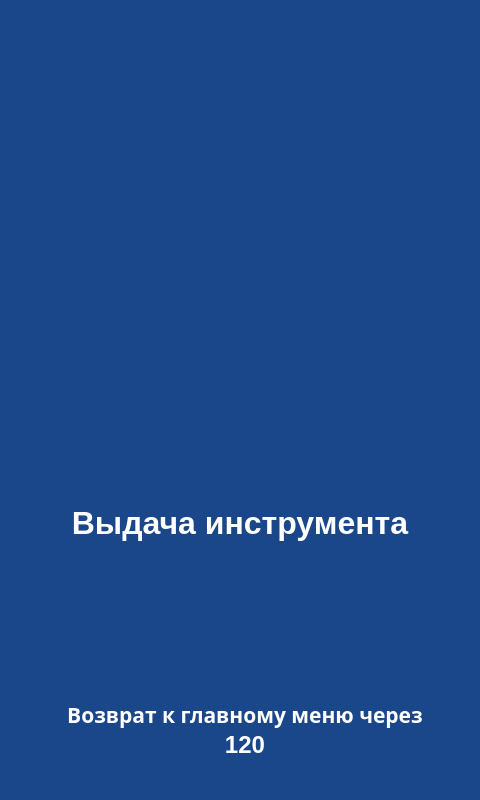
<?xml version="1.0" encoding="UTF-8"?>
<ui version="4.0">
 <class>screen_32_wait</class>
 <widget class="QWidget" name="screen_32_wait">
  <property name="geometry">
   <rect>
    <x>0</x>
    <y>0</y>
    <width>480</width>
    <height>800</height>
   </rect>
  </property>
  <property name="windowTitle">
   <string>screen_32_wait</string>
  </property>
  <property name="styleSheet">
   <string notr="true">QWidget{
	background-color: #1A4789;
}
QLabel {
	background: none;
	color: #FFFFFF;
	border-width: 0px;
	border-radius: 0px;
}
#background {
	color: #FFFFFF;
	background-color: #1A4789;
	border-width: 2px;
	border-style: groove;
	border-color: #ff9923;
	border-radius: 0px;
}
QPushButton {
	color: #000000;
	background-color: #86B7F4;
	border-width: 2px;
	border-style: outset;
	border-color: #EAA657;
	border-radius: 10px;
}</string>
  </property>
  <widget class="QLabel" name="lbl_info_1">
   <property name="geometry">
    <rect>
     <x>15</x>
     <y>500</y>
     <width>450</width>
     <height>45</height>
    </rect>
   </property>
   <property name="palette">
    <palette>
     <active>
      <colorrole role="WindowText">
       <brush brushstyle="SolidPattern">
        <color alpha="255">
         <red>255</red>
         <green>255</green>
         <blue>255</blue>
        </color>
       </brush>
      </colorrole>
      <colorrole role="Button">
       <brush brushstyle="LinearGradientPattern">
        <gradient startx="0.000000000000000" starty="0.000000000000000" endx="1.000000000000000" endy="0.000000000000000" type="LinearGradient" spread="PadSpread" coordinatemode="ObjectBoundingMode">
         <gradientstop position="0.000000000000000">
          <color alpha="0">
           <red>0</red>
           <green>0</green>
           <blue>0</blue>
          </color>
         </gradientstop>
         <gradientstop position="1.000000000000000">
          <color alpha="0">
           <red>255</red>
           <green>255</green>
           <blue>255</blue>
          </color>
         </gradientstop>
        </gradient>
       </brush>
      </colorrole>
      <colorrole role="Text">
       <brush brushstyle="SolidPattern">
        <color alpha="255">
         <red>255</red>
         <green>255</green>
         <blue>255</blue>
        </color>
       </brush>
      </colorrole>
      <colorrole role="ButtonText">
       <brush brushstyle="SolidPattern">
        <color alpha="255">
         <red>255</red>
         <green>255</green>
         <blue>255</blue>
        </color>
       </brush>
      </colorrole>
      <colorrole role="Base">
       <brush brushstyle="LinearGradientPattern">
        <gradient startx="0.000000000000000" starty="0.000000000000000" endx="1.000000000000000" endy="0.000000000000000" type="LinearGradient" spread="PadSpread" coordinatemode="ObjectBoundingMode">
         <gradientstop position="0.000000000000000">
          <color alpha="0">
           <red>0</red>
           <green>0</green>
           <blue>0</blue>
          </color>
         </gradientstop>
         <gradientstop position="1.000000000000000">
          <color alpha="0">
           <red>255</red>
           <green>255</green>
           <blue>255</blue>
          </color>
         </gradientstop>
        </gradient>
       </brush>
      </colorrole>
      <colorrole role="Window">
       <brush brushstyle="LinearGradientPattern">
        <gradient startx="0.000000000000000" starty="0.000000000000000" endx="1.000000000000000" endy="0.000000000000000" type="LinearGradient" spread="PadSpread" coordinatemode="ObjectBoundingMode">
         <gradientstop position="0.000000000000000">
          <color alpha="0">
           <red>0</red>
           <green>0</green>
           <blue>0</blue>
          </color>
         </gradientstop>
         <gradientstop position="1.000000000000000">
          <color alpha="0">
           <red>255</red>
           <green>255</green>
           <blue>255</blue>
          </color>
         </gradientstop>
        </gradient>
       </brush>
      </colorrole>
      <colorrole role="PlaceholderText">
       <brush brushstyle="NoBrush">
        <color alpha="128">
         <red>255</red>
         <green>255</green>
         <blue>255</blue>
        </color>
       </brush>
      </colorrole>
     </active>
     <inactive>
      <colorrole role="WindowText">
       <brush brushstyle="SolidPattern">
        <color alpha="255">
         <red>255</red>
         <green>255</green>
         <blue>255</blue>
        </color>
       </brush>
      </colorrole>
      <colorrole role="Button">
       <brush brushstyle="LinearGradientPattern">
        <gradient startx="0.000000000000000" starty="0.000000000000000" endx="1.000000000000000" endy="0.000000000000000" type="LinearGradient" spread="PadSpread" coordinatemode="ObjectBoundingMode">
         <gradientstop position="0.000000000000000">
          <color alpha="0">
           <red>0</red>
           <green>0</green>
           <blue>0</blue>
          </color>
         </gradientstop>
         <gradientstop position="1.000000000000000">
          <color alpha="0">
           <red>255</red>
           <green>255</green>
           <blue>255</blue>
          </color>
         </gradientstop>
        </gradient>
       </brush>
      </colorrole>
      <colorrole role="Text">
       <brush brushstyle="SolidPattern">
        <color alpha="255">
         <red>255</red>
         <green>255</green>
         <blue>255</blue>
        </color>
       </brush>
      </colorrole>
      <colorrole role="ButtonText">
       <brush brushstyle="SolidPattern">
        <color alpha="255">
         <red>255</red>
         <green>255</green>
         <blue>255</blue>
        </color>
       </brush>
      </colorrole>
      <colorrole role="Base">
       <brush brushstyle="LinearGradientPattern">
        <gradient startx="0.000000000000000" starty="0.000000000000000" endx="1.000000000000000" endy="0.000000000000000" type="LinearGradient" spread="PadSpread" coordinatemode="ObjectBoundingMode">
         <gradientstop position="0.000000000000000">
          <color alpha="0">
           <red>0</red>
           <green>0</green>
           <blue>0</blue>
          </color>
         </gradientstop>
         <gradientstop position="1.000000000000000">
          <color alpha="0">
           <red>255</red>
           <green>255</green>
           <blue>255</blue>
          </color>
         </gradientstop>
        </gradient>
       </brush>
      </colorrole>
      <colorrole role="Window">
       <brush brushstyle="LinearGradientPattern">
        <gradient startx="0.000000000000000" starty="0.000000000000000" endx="1.000000000000000" endy="0.000000000000000" type="LinearGradient" spread="PadSpread" coordinatemode="ObjectBoundingMode">
         <gradientstop position="0.000000000000000">
          <color alpha="0">
           <red>0</red>
           <green>0</green>
           <blue>0</blue>
          </color>
         </gradientstop>
         <gradientstop position="1.000000000000000">
          <color alpha="0">
           <red>255</red>
           <green>255</green>
           <blue>255</blue>
          </color>
         </gradientstop>
        </gradient>
       </brush>
      </colorrole>
      <colorrole role="PlaceholderText">
       <brush brushstyle="NoBrush">
        <color alpha="128">
         <red>255</red>
         <green>255</green>
         <blue>255</blue>
        </color>
       </brush>
      </colorrole>
     </inactive>
     <disabled>
      <colorrole role="WindowText">
       <brush brushstyle="SolidPattern">
        <color alpha="255">
         <red>255</red>
         <green>255</green>
         <blue>255</blue>
        </color>
       </brush>
      </colorrole>
      <colorrole role="Button">
       <brush brushstyle="LinearGradientPattern">
        <gradient startx="0.000000000000000" starty="0.000000000000000" endx="1.000000000000000" endy="0.000000000000000" type="LinearGradient" spread="PadSpread" coordinatemode="ObjectBoundingMode">
         <gradientstop position="0.000000000000000">
          <color alpha="0">
           <red>0</red>
           <green>0</green>
           <blue>0</blue>
          </color>
         </gradientstop>
         <gradientstop position="1.000000000000000">
          <color alpha="0">
           <red>255</red>
           <green>255</green>
           <blue>255</blue>
          </color>
         </gradientstop>
        </gradient>
       </brush>
      </colorrole>
      <colorrole role="Text">
       <brush brushstyle="SolidPattern">
        <color alpha="255">
         <red>255</red>
         <green>255</green>
         <blue>255</blue>
        </color>
       </brush>
      </colorrole>
      <colorrole role="ButtonText">
       <brush brushstyle="SolidPattern">
        <color alpha="255">
         <red>255</red>
         <green>255</green>
         <blue>255</blue>
        </color>
       </brush>
      </colorrole>
      <colorrole role="Base">
       <brush brushstyle="LinearGradientPattern">
        <gradient startx="0.000000000000000" starty="0.000000000000000" endx="1.000000000000000" endy="0.000000000000000" type="LinearGradient" spread="PadSpread" coordinatemode="ObjectBoundingMode">
         <gradientstop position="0.000000000000000">
          <color alpha="0">
           <red>0</red>
           <green>0</green>
           <blue>0</blue>
          </color>
         </gradientstop>
         <gradientstop position="1.000000000000000">
          <color alpha="0">
           <red>255</red>
           <green>255</green>
           <blue>255</blue>
          </color>
         </gradientstop>
        </gradient>
       </brush>
      </colorrole>
      <colorrole role="Window">
       <brush brushstyle="LinearGradientPattern">
        <gradient startx="0.000000000000000" starty="0.000000000000000" endx="1.000000000000000" endy="0.000000000000000" type="LinearGradient" spread="PadSpread" coordinatemode="ObjectBoundingMode">
         <gradientstop position="0.000000000000000">
          <color alpha="0">
           <red>0</red>
           <green>0</green>
           <blue>0</blue>
          </color>
         </gradientstop>
         <gradientstop position="1.000000000000000">
          <color alpha="0">
           <red>255</red>
           <green>255</green>
           <blue>255</blue>
          </color>
         </gradientstop>
        </gradient>
       </brush>
      </colorrole>
      <colorrole role="PlaceholderText">
       <brush brushstyle="NoBrush">
        <color alpha="128">
         <red>255</red>
         <green>255</green>
         <blue>255</blue>
        </color>
       </brush>
      </colorrole>
     </disabled>
    </palette>
   </property>
   <property name="font">
    <font>
     <pointsize>24</pointsize>
     <weight>75</weight>
     <bold>true</bold>
    </font>
   </property>
   <property name="text">
    <string>Выдача инструмента</string>
   </property>
   <property name="alignment">
    <set>Qt::AlignCenter</set>
   </property>
  </widget>
  <widget class="QLabel" name="lbl_gif">
   <property name="geometry">
    <rect>
     <x>115</x>
     <y>110</y>
     <width>250</width>
     <height>250</height>
    </rect>
   </property>
   <property name="text">
    <string/>
   </property>
   <property name="pixmap">
    <pixmap>../img/VAyR.gif</pixmap>
   </property>
   <property name="scaledContents">
    <bool>true</bool>
   </property>
  </widget>
  <widget class="QLabel" name="label_info_1">
   <property name="geometry">
    <rect>
     <x>55</x>
     <y>700</y>
     <width>380</width>
     <height>30</height>
    </rect>
   </property>
   <property name="palette">
    <palette>
     <active>
      <colorrole role="WindowText">
       <brush brushstyle="SolidPattern">
        <color alpha="255">
         <red>255</red>
         <green>255</green>
         <blue>255</blue>
        </color>
       </brush>
      </colorrole>
      <colorrole role="Button">
       <brush brushstyle="LinearGradientPattern">
        <gradient startx="0.000000000000000" starty="0.000000000000000" endx="1.000000000000000" endy="0.000000000000000" type="LinearGradient" spread="PadSpread" coordinatemode="ObjectBoundingMode">
         <gradientstop position="0.000000000000000">
          <color alpha="0">
           <red>0</red>
           <green>0</green>
           <blue>0</blue>
          </color>
         </gradientstop>
         <gradientstop position="1.000000000000000">
          <color alpha="0">
           <red>255</red>
           <green>255</green>
           <blue>255</blue>
          </color>
         </gradientstop>
        </gradient>
       </brush>
      </colorrole>
      <colorrole role="Text">
       <brush brushstyle="SolidPattern">
        <color alpha="255">
         <red>255</red>
         <green>255</green>
         <blue>255</blue>
        </color>
       </brush>
      </colorrole>
      <colorrole role="ButtonText">
       <brush brushstyle="SolidPattern">
        <color alpha="255">
         <red>255</red>
         <green>255</green>
         <blue>255</blue>
        </color>
       </brush>
      </colorrole>
      <colorrole role="Base">
       <brush brushstyle="LinearGradientPattern">
        <gradient startx="0.000000000000000" starty="0.000000000000000" endx="1.000000000000000" endy="0.000000000000000" type="LinearGradient" spread="PadSpread" coordinatemode="ObjectBoundingMode">
         <gradientstop position="0.000000000000000">
          <color alpha="0">
           <red>0</red>
           <green>0</green>
           <blue>0</blue>
          </color>
         </gradientstop>
         <gradientstop position="1.000000000000000">
          <color alpha="0">
           <red>255</red>
           <green>255</green>
           <blue>255</blue>
          </color>
         </gradientstop>
        </gradient>
       </brush>
      </colorrole>
      <colorrole role="Window">
       <brush brushstyle="LinearGradientPattern">
        <gradient startx="0.000000000000000" starty="0.000000000000000" endx="1.000000000000000" endy="0.000000000000000" type="LinearGradient" spread="PadSpread" coordinatemode="ObjectBoundingMode">
         <gradientstop position="0.000000000000000">
          <color alpha="0">
           <red>0</red>
           <green>0</green>
           <blue>0</blue>
          </color>
         </gradientstop>
         <gradientstop position="1.000000000000000">
          <color alpha="0">
           <red>255</red>
           <green>255</green>
           <blue>255</blue>
          </color>
         </gradientstop>
        </gradient>
       </brush>
      </colorrole>
      <colorrole role="PlaceholderText">
       <brush brushstyle="NoBrush">
        <color alpha="128">
         <red>255</red>
         <green>255</green>
         <blue>255</blue>
        </color>
       </brush>
      </colorrole>
     </active>
     <inactive>
      <colorrole role="WindowText">
       <brush brushstyle="SolidPattern">
        <color alpha="255">
         <red>255</red>
         <green>255</green>
         <blue>255</blue>
        </color>
       </brush>
      </colorrole>
      <colorrole role="Button">
       <brush brushstyle="LinearGradientPattern">
        <gradient startx="0.000000000000000" starty="0.000000000000000" endx="1.000000000000000" endy="0.000000000000000" type="LinearGradient" spread="PadSpread" coordinatemode="ObjectBoundingMode">
         <gradientstop position="0.000000000000000">
          <color alpha="0">
           <red>0</red>
           <green>0</green>
           <blue>0</blue>
          </color>
         </gradientstop>
         <gradientstop position="1.000000000000000">
          <color alpha="0">
           <red>255</red>
           <green>255</green>
           <blue>255</blue>
          </color>
         </gradientstop>
        </gradient>
       </brush>
      </colorrole>
      <colorrole role="Text">
       <brush brushstyle="SolidPattern">
        <color alpha="255">
         <red>255</red>
         <green>255</green>
         <blue>255</blue>
        </color>
       </brush>
      </colorrole>
      <colorrole role="ButtonText">
       <brush brushstyle="SolidPattern">
        <color alpha="255">
         <red>255</red>
         <green>255</green>
         <blue>255</blue>
        </color>
       </brush>
      </colorrole>
      <colorrole role="Base">
       <brush brushstyle="LinearGradientPattern">
        <gradient startx="0.000000000000000" starty="0.000000000000000" endx="1.000000000000000" endy="0.000000000000000" type="LinearGradient" spread="PadSpread" coordinatemode="ObjectBoundingMode">
         <gradientstop position="0.000000000000000">
          <color alpha="0">
           <red>0</red>
           <green>0</green>
           <blue>0</blue>
          </color>
         </gradientstop>
         <gradientstop position="1.000000000000000">
          <color alpha="0">
           <red>255</red>
           <green>255</green>
           <blue>255</blue>
          </color>
         </gradientstop>
        </gradient>
       </brush>
      </colorrole>
      <colorrole role="Window">
       <brush brushstyle="LinearGradientPattern">
        <gradient startx="0.000000000000000" starty="0.000000000000000" endx="1.000000000000000" endy="0.000000000000000" type="LinearGradient" spread="PadSpread" coordinatemode="ObjectBoundingMode">
         <gradientstop position="0.000000000000000">
          <color alpha="0">
           <red>0</red>
           <green>0</green>
           <blue>0</blue>
          </color>
         </gradientstop>
         <gradientstop position="1.000000000000000">
          <color alpha="0">
           <red>255</red>
           <green>255</green>
           <blue>255</blue>
          </color>
         </gradientstop>
        </gradient>
       </brush>
      </colorrole>
      <colorrole role="PlaceholderText">
       <brush brushstyle="NoBrush">
        <color alpha="128">
         <red>255</red>
         <green>255</green>
         <blue>255</blue>
        </color>
       </brush>
      </colorrole>
     </inactive>
     <disabled>
      <colorrole role="WindowText">
       <brush brushstyle="SolidPattern">
        <color alpha="255">
         <red>255</red>
         <green>255</green>
         <blue>255</blue>
        </color>
       </brush>
      </colorrole>
      <colorrole role="Button">
       <brush brushstyle="LinearGradientPattern">
        <gradient startx="0.000000000000000" starty="0.000000000000000" endx="1.000000000000000" endy="0.000000000000000" type="LinearGradient" spread="PadSpread" coordinatemode="ObjectBoundingMode">
         <gradientstop position="0.000000000000000">
          <color alpha="0">
           <red>0</red>
           <green>0</green>
           <blue>0</blue>
          </color>
         </gradientstop>
         <gradientstop position="1.000000000000000">
          <color alpha="0">
           <red>255</red>
           <green>255</green>
           <blue>255</blue>
          </color>
         </gradientstop>
        </gradient>
       </brush>
      </colorrole>
      <colorrole role="Text">
       <brush brushstyle="SolidPattern">
        <color alpha="255">
         <red>255</red>
         <green>255</green>
         <blue>255</blue>
        </color>
       </brush>
      </colorrole>
      <colorrole role="ButtonText">
       <brush brushstyle="SolidPattern">
        <color alpha="255">
         <red>255</red>
         <green>255</green>
         <blue>255</blue>
        </color>
       </brush>
      </colorrole>
      <colorrole role="Base">
       <brush brushstyle="LinearGradientPattern">
        <gradient startx="0.000000000000000" starty="0.000000000000000" endx="1.000000000000000" endy="0.000000000000000" type="LinearGradient" spread="PadSpread" coordinatemode="ObjectBoundingMode">
         <gradientstop position="0.000000000000000">
          <color alpha="0">
           <red>0</red>
           <green>0</green>
           <blue>0</blue>
          </color>
         </gradientstop>
         <gradientstop position="1.000000000000000">
          <color alpha="0">
           <red>255</red>
           <green>255</green>
           <blue>255</blue>
          </color>
         </gradientstop>
        </gradient>
       </brush>
      </colorrole>
      <colorrole role="Window">
       <brush brushstyle="LinearGradientPattern">
        <gradient startx="0.000000000000000" starty="0.000000000000000" endx="1.000000000000000" endy="0.000000000000000" type="LinearGradient" spread="PadSpread" coordinatemode="ObjectBoundingMode">
         <gradientstop position="0.000000000000000">
          <color alpha="0">
           <red>0</red>
           <green>0</green>
           <blue>0</blue>
          </color>
         </gradientstop>
         <gradientstop position="1.000000000000000">
          <color alpha="0">
           <red>255</red>
           <green>255</green>
           <blue>255</blue>
          </color>
         </gradientstop>
        </gradient>
       </brush>
      </colorrole>
      <colorrole role="PlaceholderText">
       <brush brushstyle="NoBrush">
        <color alpha="128">
         <red>255</red>
         <green>255</green>
         <blue>255</blue>
        </color>
       </brush>
      </colorrole>
     </disabled>
    </palette>
   </property>
   <property name="font">
    <font>
     <family>Dubai</family>
     <pointsize>16</pointsize>
     <weight>75</weight>
     <bold>true</bold>
    </font>
   </property>
   <property name="text">
    <string>Возврат к главному меню через</string>
   </property>
   <property name="alignment">
    <set>Qt::AlignCenter</set>
   </property>
  </widget>
  <widget class="QLabel" name="lbl_timeout_back">
   <property name="geometry">
    <rect>
     <x>55</x>
     <y>730</y>
     <width>380</width>
     <height>30</height>
    </rect>
   </property>
   <property name="palette">
    <palette>
     <active>
      <colorrole role="WindowText">
       <brush brushstyle="SolidPattern">
        <color alpha="255">
         <red>255</red>
         <green>255</green>
         <blue>255</blue>
        </color>
       </brush>
      </colorrole>
      <colorrole role="Button">
       <brush brushstyle="LinearGradientPattern">
        <gradient startx="0.000000000000000" starty="0.000000000000000" endx="1.000000000000000" endy="0.000000000000000" type="LinearGradient" spread="PadSpread" coordinatemode="ObjectBoundingMode">
         <gradientstop position="0.000000000000000">
          <color alpha="0">
           <red>0</red>
           <green>0</green>
           <blue>0</blue>
          </color>
         </gradientstop>
         <gradientstop position="1.000000000000000">
          <color alpha="0">
           <red>255</red>
           <green>255</green>
           <blue>255</blue>
          </color>
         </gradientstop>
        </gradient>
       </brush>
      </colorrole>
      <colorrole role="Text">
       <brush brushstyle="SolidPattern">
        <color alpha="255">
         <red>255</red>
         <green>255</green>
         <blue>255</blue>
        </color>
       </brush>
      </colorrole>
      <colorrole role="ButtonText">
       <brush brushstyle="SolidPattern">
        <color alpha="255">
         <red>255</red>
         <green>255</green>
         <blue>255</blue>
        </color>
       </brush>
      </colorrole>
      <colorrole role="Base">
       <brush brushstyle="LinearGradientPattern">
        <gradient startx="0.000000000000000" starty="0.000000000000000" endx="1.000000000000000" endy="0.000000000000000" type="LinearGradient" spread="PadSpread" coordinatemode="ObjectBoundingMode">
         <gradientstop position="0.000000000000000">
          <color alpha="0">
           <red>0</red>
           <green>0</green>
           <blue>0</blue>
          </color>
         </gradientstop>
         <gradientstop position="1.000000000000000">
          <color alpha="0">
           <red>255</red>
           <green>255</green>
           <blue>255</blue>
          </color>
         </gradientstop>
        </gradient>
       </brush>
      </colorrole>
      <colorrole role="Window">
       <brush brushstyle="LinearGradientPattern">
        <gradient startx="0.000000000000000" starty="0.000000000000000" endx="1.000000000000000" endy="0.000000000000000" type="LinearGradient" spread="PadSpread" coordinatemode="ObjectBoundingMode">
         <gradientstop position="0.000000000000000">
          <color alpha="0">
           <red>0</red>
           <green>0</green>
           <blue>0</blue>
          </color>
         </gradientstop>
         <gradientstop position="1.000000000000000">
          <color alpha="0">
           <red>255</red>
           <green>255</green>
           <blue>255</blue>
          </color>
         </gradientstop>
        </gradient>
       </brush>
      </colorrole>
      <colorrole role="PlaceholderText">
       <brush brushstyle="NoBrush">
        <color alpha="128">
         <red>255</red>
         <green>255</green>
         <blue>255</blue>
        </color>
       </brush>
      </colorrole>
     </active>
     <inactive>
      <colorrole role="WindowText">
       <brush brushstyle="SolidPattern">
        <color alpha="255">
         <red>255</red>
         <green>255</green>
         <blue>255</blue>
        </color>
       </brush>
      </colorrole>
      <colorrole role="Button">
       <brush brushstyle="LinearGradientPattern">
        <gradient startx="0.000000000000000" starty="0.000000000000000" endx="1.000000000000000" endy="0.000000000000000" type="LinearGradient" spread="PadSpread" coordinatemode="ObjectBoundingMode">
         <gradientstop position="0.000000000000000">
          <color alpha="0">
           <red>0</red>
           <green>0</green>
           <blue>0</blue>
          </color>
         </gradientstop>
         <gradientstop position="1.000000000000000">
          <color alpha="0">
           <red>255</red>
           <green>255</green>
           <blue>255</blue>
          </color>
         </gradientstop>
        </gradient>
       </brush>
      </colorrole>
      <colorrole role="Text">
       <brush brushstyle="SolidPattern">
        <color alpha="255">
         <red>255</red>
         <green>255</green>
         <blue>255</blue>
        </color>
       </brush>
      </colorrole>
      <colorrole role="ButtonText">
       <brush brushstyle="SolidPattern">
        <color alpha="255">
         <red>255</red>
         <green>255</green>
         <blue>255</blue>
        </color>
       </brush>
      </colorrole>
      <colorrole role="Base">
       <brush brushstyle="LinearGradientPattern">
        <gradient startx="0.000000000000000" starty="0.000000000000000" endx="1.000000000000000" endy="0.000000000000000" type="LinearGradient" spread="PadSpread" coordinatemode="ObjectBoundingMode">
         <gradientstop position="0.000000000000000">
          <color alpha="0">
           <red>0</red>
           <green>0</green>
           <blue>0</blue>
          </color>
         </gradientstop>
         <gradientstop position="1.000000000000000">
          <color alpha="0">
           <red>255</red>
           <green>255</green>
           <blue>255</blue>
          </color>
         </gradientstop>
        </gradient>
       </brush>
      </colorrole>
      <colorrole role="Window">
       <brush brushstyle="LinearGradientPattern">
        <gradient startx="0.000000000000000" starty="0.000000000000000" endx="1.000000000000000" endy="0.000000000000000" type="LinearGradient" spread="PadSpread" coordinatemode="ObjectBoundingMode">
         <gradientstop position="0.000000000000000">
          <color alpha="0">
           <red>0</red>
           <green>0</green>
           <blue>0</blue>
          </color>
         </gradientstop>
         <gradientstop position="1.000000000000000">
          <color alpha="0">
           <red>255</red>
           <green>255</green>
           <blue>255</blue>
          </color>
         </gradientstop>
        </gradient>
       </brush>
      </colorrole>
      <colorrole role="PlaceholderText">
       <brush brushstyle="NoBrush">
        <color alpha="128">
         <red>255</red>
         <green>255</green>
         <blue>255</blue>
        </color>
       </brush>
      </colorrole>
     </inactive>
     <disabled>
      <colorrole role="WindowText">
       <brush brushstyle="SolidPattern">
        <color alpha="255">
         <red>255</red>
         <green>255</green>
         <blue>255</blue>
        </color>
       </brush>
      </colorrole>
      <colorrole role="Button">
       <brush brushstyle="LinearGradientPattern">
        <gradient startx="0.000000000000000" starty="0.000000000000000" endx="1.000000000000000" endy="0.000000000000000" type="LinearGradient" spread="PadSpread" coordinatemode="ObjectBoundingMode">
         <gradientstop position="0.000000000000000">
          <color alpha="0">
           <red>0</red>
           <green>0</green>
           <blue>0</blue>
          </color>
         </gradientstop>
         <gradientstop position="1.000000000000000">
          <color alpha="0">
           <red>255</red>
           <green>255</green>
           <blue>255</blue>
          </color>
         </gradientstop>
        </gradient>
       </brush>
      </colorrole>
      <colorrole role="Text">
       <brush brushstyle="SolidPattern">
        <color alpha="255">
         <red>255</red>
         <green>255</green>
         <blue>255</blue>
        </color>
       </brush>
      </colorrole>
      <colorrole role="ButtonText">
       <brush brushstyle="SolidPattern">
        <color alpha="255">
         <red>255</red>
         <green>255</green>
         <blue>255</blue>
        </color>
       </brush>
      </colorrole>
      <colorrole role="Base">
       <brush brushstyle="LinearGradientPattern">
        <gradient startx="0.000000000000000" starty="0.000000000000000" endx="1.000000000000000" endy="0.000000000000000" type="LinearGradient" spread="PadSpread" coordinatemode="ObjectBoundingMode">
         <gradientstop position="0.000000000000000">
          <color alpha="0">
           <red>0</red>
           <green>0</green>
           <blue>0</blue>
          </color>
         </gradientstop>
         <gradientstop position="1.000000000000000">
          <color alpha="0">
           <red>255</red>
           <green>255</green>
           <blue>255</blue>
          </color>
         </gradientstop>
        </gradient>
       </brush>
      </colorrole>
      <colorrole role="Window">
       <brush brushstyle="LinearGradientPattern">
        <gradient startx="0.000000000000000" starty="0.000000000000000" endx="1.000000000000000" endy="0.000000000000000" type="LinearGradient" spread="PadSpread" coordinatemode="ObjectBoundingMode">
         <gradientstop position="0.000000000000000">
          <color alpha="0">
           <red>0</red>
           <green>0</green>
           <blue>0</blue>
          </color>
         </gradientstop>
         <gradientstop position="1.000000000000000">
          <color alpha="0">
           <red>255</red>
           <green>255</green>
           <blue>255</blue>
          </color>
         </gradientstop>
        </gradient>
       </brush>
      </colorrole>
      <colorrole role="PlaceholderText">
       <brush brushstyle="NoBrush">
        <color alpha="128">
         <red>255</red>
         <green>255</green>
         <blue>255</blue>
        </color>
       </brush>
      </colorrole>
     </disabled>
    </palette>
   </property>
   <property name="font">
    <font>
     <pointsize>18</pointsize>
     <weight>75</weight>
     <bold>true</bold>
    </font>
   </property>
   <property name="text">
    <string>120</string>
   </property>
   <property name="alignment">
    <set>Qt::AlignCenter</set>
   </property>
  </widget>
 </widget>
 <resources/>
 <connections/>
</ui>
